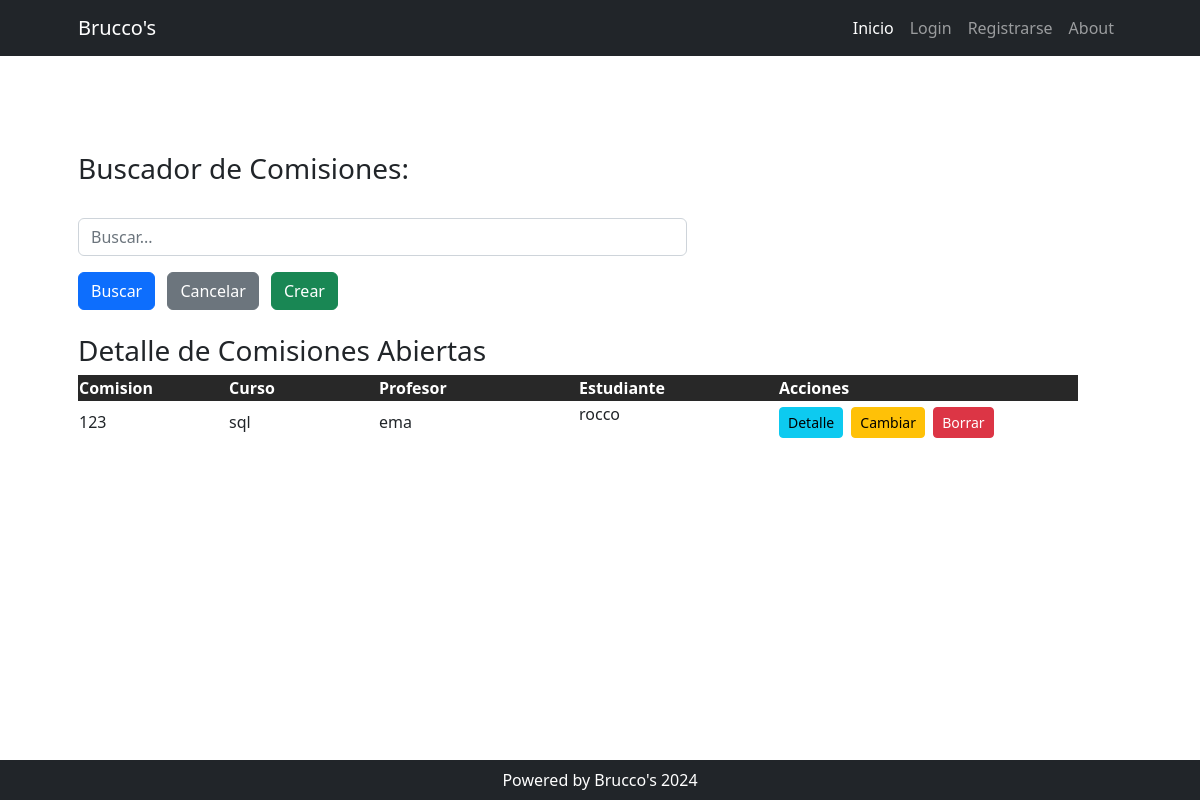
Page /comisiones/ on the earlier database version.
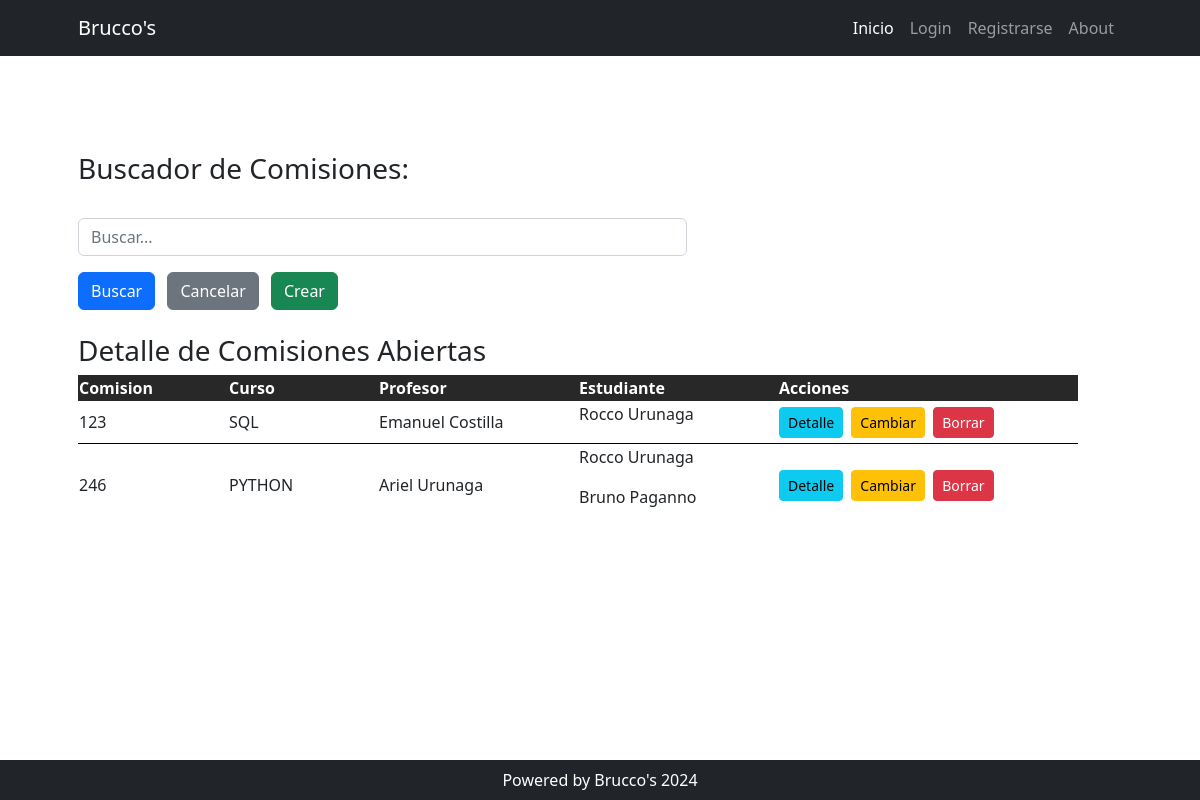
Same page on the later database version.
### cursos/models.py (models this page shows, shortened)
class Comision(models.Model):
    nombre = models.PositiveBigIntegerField(unique=True)
    curso = models.ForeignKey(Curso, on_delete=models.SET_NULL, null=True, blank=True, related_name="comisiones")
    profesor = models.ForeignKey(Profesor, on_delete=models.SET_NULL, null=True, blank=True, related_name="comisiones")
    estudiante = models.ManyToManyField(Estudiante, related_name="comisiones")

class Curso(models.Model):
    nombre = models.CharField(max_length=100)
    def __str__(self):
        return self.nombre

class Profesor(models.Model):
    nombre = models.CharField(max_length=100, unique=True)
    def __str__(self):
        return self.nombre

class Estudiante(models.Model):
    nombre = models.CharField(max_length=100, unique=True)

### comisiones/views.py (the view)
# urls.py: path("", views.home, name="home"),
def home(request):
    consulta = request.GET.get("consulta", None)
    if consulta:
        query = models.Comision.objects.filter(nombre__icontains=consulta)
    else:
        query = models.Comision.objects.all()
    context = {"comisiones" : query}
    return render(request, "comisiones/index.html", context)

### comisiones/templates/comisiones/index.html (shortened to what this page needs)
{% extends 'core/base.html' %}
{% load static %}
{% block contenido %}
    <div class="row gx-4 gx-lg-12 align-items-center my-5">
        <div class="col-lg-12">
            <div class="col-lg-7">
                <h3 class="font-weight-light">Buscador de Comisiones:</h3>
                <div class="py-lg-4 ">
                    <form action="{% url 'comisiones:home' %}" method="get">
                        <input type="text"
                               name="consulta"
                               placeholder="Buscar..."
                               class="form-control me-2">
                        <button type="submit" class="btn btn-primary me-2">Buscar</button>
                        <button type="button" class="btn btn-secondary me-2" onclick="this.form.reset();">Cancelar</button>
                        <a class="btn btn-success" href="{% url 'comisiones:create' %}">Crear</a>
                    </form>
                </div>
            </div>
            <h3>Detalle de Comisiones Abiertas</h3>
            <table>
                <thead>
                    <tr>
                        <th style="width: 150px; background-color: #282828; color: #ffffff;">Comision</th>
                        <th style="width: 150px; background-color: #282828; color: #ffffff;">Curso</th>
                        <th style="width: 200px; background-color: #282828; color: #ffffff;">Profesor</th>
                        <th style="width: 200px; background-color: #282828; color: #ffffff;">Estudiante</th>
                        <th style="width: 300px; background-color: #282828; color: #ffffff;">Acciones</th>
                    </tr>
                </thead>
                <tbody>
                    {% for comision in comisiones %}
                        <tr>
                            <td>{{ comision.nombre }}</td>
                            <td>{{ comision.curso }}</td>
                            <td>{{ comision.profesor }}</td>
                            <td>
                                {% for estudiante in comision.estudiante.all %}
                                <p>{{estudiante.nombre}}</p>
                                {% endfor %}
                            </td>
                            <td>
                                <a class="btn btn-info btn-sm me-1"
                                   href="{% url 'comisiones:detail' comision.id %}">Detalle</a>
                                <a class="btn btn-warning btn-sm me-1"
                                   href="{% url 'comisiones:update' comision.id %}">Cambiar</a>
                                <a class="btn btn-danger btn-sm"
                                   href="{% url 'comisiones:delete' comision.id %}">Borrar</a>
                            </td>
                        </tr>
                    {% endfor %}
                </tbody>
            </table>
        </div>
    </div>
{% endblock contenido %}

### core/templates/core/base.html (shortened to what this page needs)
{% load static %}
<!DOCTYPE html>
<html lang="es">
    <head>
        <link href="{% static 'core/css/styles.css' %}" rel="stylesheet" />
    </head>
    <body>
        {% include 'core/components/navbar.html' %}
        <div class="container px-4 px-lg-5">
            {% block contenido %}
            {% endblock contenido %}
        </div>
        {% include 'core/components/footer.html' %}
    </body>
</html>

### core/templates/core/components/navbar.html (shortened to what this page needs)
<nav class="navbar navbar-expand-lg navbar-dark bg-dark">
    <div class="container px-5">
        <a class="navbar-brand" href="{% url 'core:home' %}">Brucco's</a>
        <div class="collapse navbar-collapse" id="navbarSupportedContent">
            <ul class="navbar-nav ms-auto mb-2 mb-lg-0">
                <li class="nav-item">
                    <a class="nav-link active"
                       aria-current="page"
                       href="{% url 'core:home' %}">Inicio</a>
                </li>
                {% if user.is_authenticated %}
                    <li class="nav-item">
                        <a class="nav-link" href="{% url 'comisiones:home' %}">Buscar Comisiones</a>
                    </li>
                    <li class="nav-item dropdown">
                        <a class="nav-link dropdown-toggle" href="#" id="navbarDropdown" role="button" data-bs-toggle="dropdown" aria-expanded="false">
                            ABM
                        </a>
                        <ul class="dropdown-menu" aria-labelledby="navbarDropdown">
                            <li><a class="dropdown-item" href="{% url 'estudiantes:home' %}">Estudiantes</a></li>
                            <li><a class="dropdown-item" href="{% url 'profesores:home' %}">Profesores</a></li>
                            <li >
                                <a class="dropdown-item" href="{% url 'cursos:home' %}">Cursos</a>
                            </li>
                        </ul>
                    </li>
                    <li class="nav-item">
                        <a class="nav-link" href="{% url 'core:about' %}">About</a>
                    </li>
                    <li class="nav-item"><a class="nav-link text-bg-info">{{ user.username }}</a></li>
                    <li class="nav-item">
                        <form action="{% url 'core:logout' %}" method="post">
                            {% csrf_token %}
                            <button type="submit" class="btn btn-dark {{ fontsize }} ">Logout</button>
                        </form>
                    </li>
                {% else %}
                    <li class="nav-item"><a class="nav-link {% if request.path == "/login/" %} active {% endif %}" href="{% url 'core:login' %}">Login</a></li>
                    <li class="nav-item"><a class="nav-link {% if request.path == "/register/" %} active {% endif %}" href="{% url 'core:register' %}">Registrarse</a></li>
                    <li class="nav-item">
                        <a class="nav-link" href="{% url 'core:about' %}">About</a>
                    </li>
                {% endif %}
            </ul>
        </div>
    </div>
</nav>

### core/templates/core/components/footer.html
<footer class="py-2 bg-dark fixed-bottom">
    <div class="container px-4 px-lg-5">
        <p class="m-0 text-center text-white">Powered by Brucco's 2024</p>
    </div>
</footer>

### core/templates/core/base.html (style rules this page uses)
table tr { border-bottom: 1px solid black; }
table tr:last-child { border-bottom: none; }

Differences in the rows shown:
changed through a linked row, Comision: curso "sql" → "SQL"; profesor "ema" → "Emanuel Costilla"
changed Estudiante: nombre "rocco" → "Rocco Urunaga"
added Comision: nombre "246", curso "PYTHON", profesor "Ariel Urunaga", Estudiante (nombre "Rocco Urunaga")
added Estudiante: nombre "Bruno Paganno", shown under "246"
